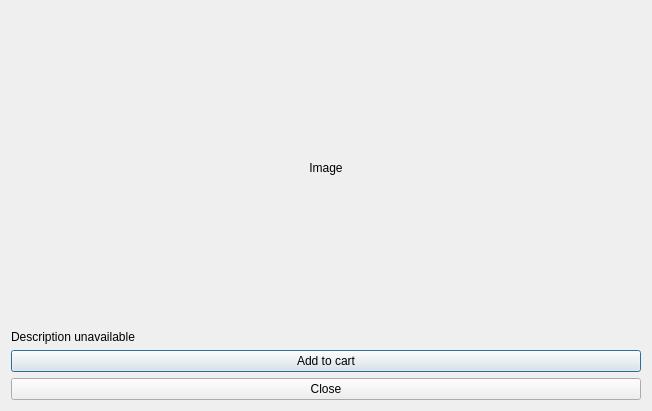
<?xml version="1.0" encoding="UTF-8"?>
<ui version="4.0">
 <class>ProductPreviewDialog</class>
 <widget class="QDialog" name="ProductPreviewDialog">
  <property name="geometry">
   <rect>
    <x>0</x>
    <y>0</y>
    <width>652</width>
    <height>411</height>
   </rect>
  </property>
  <property name="windowTitle">
   <string>Product preview</string>
  </property>
  <layout class="QVBoxLayout" name="verticalLayout_3">
   <item>
    <layout class="QGridLayout" name="gridLayout" rowstretch="2,0">
     <item row="0" column="0">
      <widget class="QLabel" name="productPreviewImageLabel">
       <property name="text">
        <string>Image</string>
       </property>
       <property name="alignment">
        <set>Qt::AlignCenter</set>
       </property>
      </widget>
     </item>
     <item row="1" column="0">
      <layout class="QVBoxLayout" name="verticalLayout_2">
       <item>
        <widget class="QLabel" name="productDescriptionLabel">
         <property name="text">
          <string>Description unavailable</string>
         </property>
        </widget>
       </item>
       <item>
        <layout class="QVBoxLayout" name="verticalLayout">
         <item>
          <widget class="QPushButton" name="addToCartButton">
           <property name="text">
            <string>Add to cart</string>
           </property>
          </widget>
         </item>
         <item>
          <widget class="QPushButton" name="closeButton">
           <property name="text">
            <string>Close</string>
           </property>
          </widget>
         </item>
        </layout>
       </item>
      </layout>
     </item>
    </layout>
   </item>
  </layout>
 </widget>
 <resources/>
 <connections/>
</ui>
